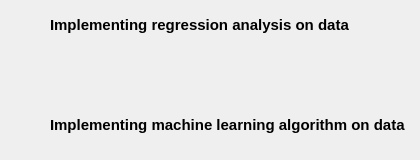
     <widget class="QWidget" name="da_blank">
      <property name="styleSheet">
       <string notr="true"/>
      </property>
      <widget class="QLabel" name="label_28">
       <property name="geometry">
        <rect>
         <x>50</x>
         <y>0</y>
         <width>301</width>
         <height>51</height>
        </rect>
       </property>
       <property name="font">
        <font>
         <family>Segoe UI</family>
         <pointsize>11</pointsize>
         <weight>75</weight>
         <bold>true</bold>
        </font>
       </property>
       <property name="text">
        <string>&lt;html&gt;&lt;head/&gt;&lt;body&gt;&lt;p&gt;Implementing regression analysis on data&lt;/p&gt;&lt;/body&gt;&lt;/html&gt;</string>
       </property>
      </widget>
      <widget class="QLabel" name="label_29">
       <property name="geometry">
        <rect>
         <x>50</x>
         <y>100</y>
         <width>361</width>
         <height>51</height>
        </rect>
       </property>
       <property name="font">
        <font>
         <family>Segoe UI</family>
         <pointsize>11</pointsize>
         <weight>75</weight>
         <bold>true</bold>
        </font>
       </property>
       <property name="text">
        <string>&lt;html&gt;&lt;head/&gt;&lt;body&gt;&lt;p&gt;Implementing machine learning algorithm on data&lt;/p&gt;&lt;/body&gt;&lt;/html&gt;</string>
       </property>
      </widget>
      <widget class="QLabel" name="arrow_9">
       <property name="geometry">
        <rect>
         <x>0</x>
         <y>0</y>
         <width>41</width>
         <height>51</height>
        </rect>
       </property>
       <property name="text">
        <string/>
       </property>
      </widget>
      <widget class="QLabel" name="arrow_10">
       <property name="geometry">
        <rect>
         <x>0</x>
         <y>100</y>
         <width>41</width>
         <height>51</height>
        </rect>
       </property>
       <property name="text">
        <string/>
       </property>
      </widget>
     </widget>
